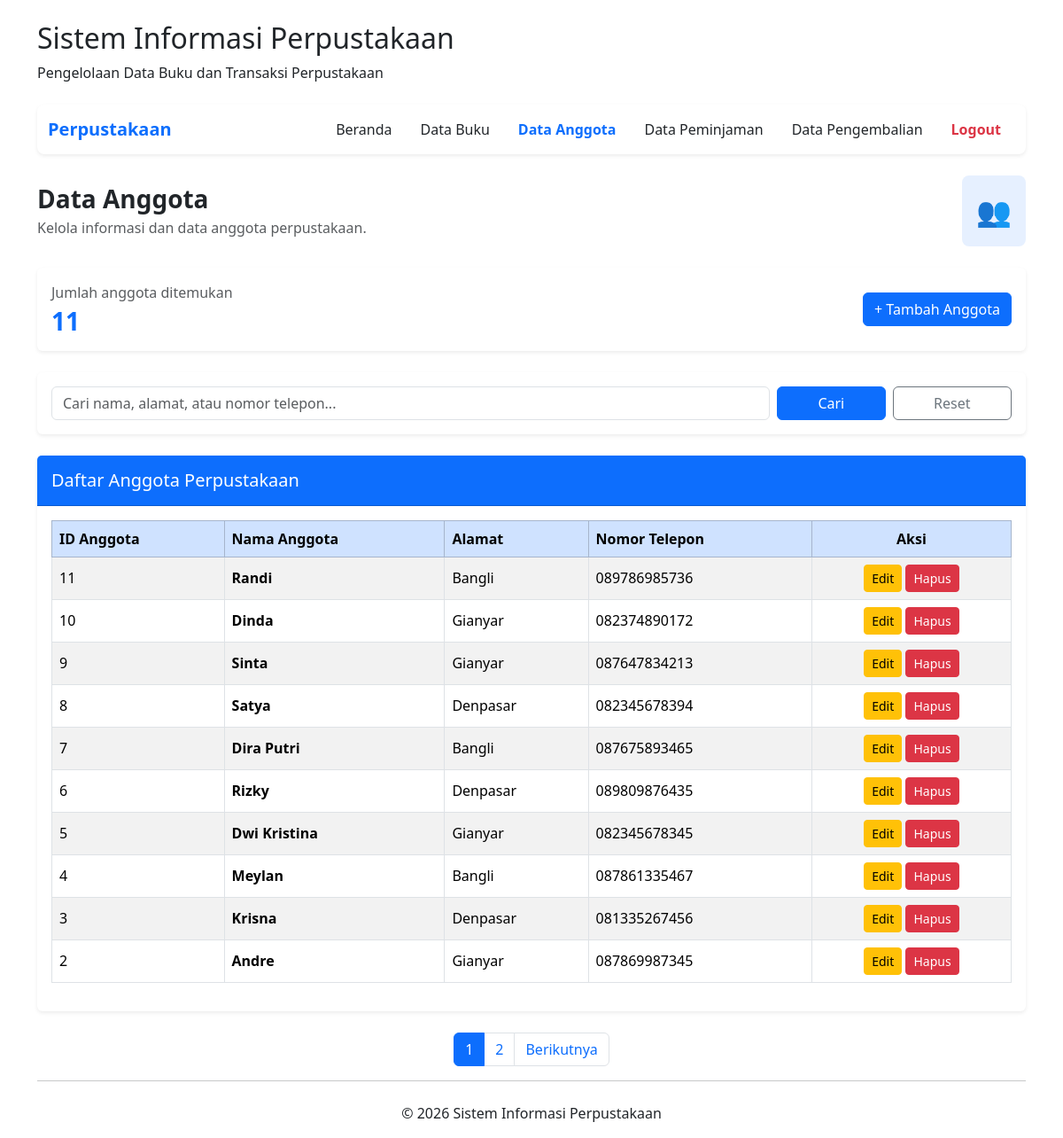
/index.php?action=anggota (signed in), run on the app's committed database.
### tables this page shows
CREATE TABLE `tb_anggota` (
  `id_anggota` int NOT NULL,
  `nama_anggota` varchar(100) NOT NULL,
  `alamat` text,
  `nomor_telepon` varchar(15) DEFAULT NULL
);

### App/Controllers/AnggotaController.php (called while the page is built, shortened)
<?php
require_once __DIR__ . '/../models/AnggotaModel.php';
class AnggotaController
{
    private $anggotaModel;
    public function __construct()
    {
        $this->anggotaModel = new AnggotaModel();
    }
    public function index()
    {
        $keyword = trim($_GET['keyword'] ?? '');
        $limit = 10;
        $halaman = filter_input(INPUT_GET, 'halaman', FILTER_VALIDATE_INT);
        if (!$halaman || $halaman < 1) {
            $halaman = 1;
        }
        $totalData = $this->anggotaModel->hitungTotalAnggota($keyword);
        $totalHalaman = max(1, (int) ceil($totalData / $limit));
        $halaman = min($halaman, $totalHalaman);
        $offset = ($halaman - 1) * $limit;
        $data = $this->anggotaModel->getAnggotaPagination(
            $keyword,
            $limit,
            $offset
        );
        require __DIR__ . '/../views/anggota.php';
    }
}

### App/Config/koneksi.php (called while the page is built)
<?php
class Database
{
    private $host = 'localhost';
    private $dbname = 'perpustakaan';
    private $username = 'root';
    private $password = '';
    public function getConnection()
    {
        try {
            $conn = new PDO(
                "mysql:host={$this->host};dbname={$this->dbname};charset=utf8mb4",
                $this->username,
                $this->password
            );
            $conn->setAttribute(
                PDO::ATTR_ERRMODE,
                PDO::ERRMODE_EXCEPTION
            );
            return $conn;
        } catch (PDOException $e) {
            die('Koneksi database gagal: ' . $e->getMessage());
        }
    }
}

### App/Models/AnggotaModel.php (called while the page is built, shortened)
<?php
require_once __DIR__ . '/../config/koneksi.php';
class AnggotaModel
{
    private $conn;
    public function __construct()
    {
        $database = new Database();
        $this->conn = $database->getConnection();
    }
    public function getAnggotaPagination($keyword, $limit, $offset)
    {
        $sql = "SELECT * FROM tb_anggota
                WHERE nama_anggota LIKE :keyword
                   OR alamat LIKE :keyword
                   OR nomor_telepon LIKE :keyword
                ORDER BY id_anggota DESC
                LIMIT :limit OFFSET :offset";
        $stmt = $this->conn->prepare($sql);
        $stmt->bindValue(':keyword', '%' . $keyword . '%', PDO::PARAM_STR);
        $stmt->bindValue(':limit', (int) $limit, PDO::PARAM_INT);
        $stmt->bindValue(':offset', (int) $offset, PDO::PARAM_INT);
        $stmt->execute();
        return $stmt->fetchAll(PDO::FETCH_ASSOC);
    }
    public function hitungTotalAnggota($keyword)
    {
        $sql = "SELECT COUNT(*) FROM tb_anggota
                WHERE nama_anggota LIKE :keyword
                   OR alamat LIKE :keyword
                   OR nomor_telepon LIKE :keyword";
        $stmt = $this->conn->prepare($sql);
        $stmt->execute([
            ':keyword' => '%' . $keyword . '%'
        ]);
        return $stmt->fetchColumn();
    }
}

### App/Views/anggota.php (the view, shortened to what this page needs)
<?php require __DIR__ . '/templates/header.php'; ?>
<?php require __DIR__ . '/templates/navbar.php'; ?>
<div class="d-flex justify-content-between align-items-center mb-4">
    <div>
        <h3 class="fw-bold mb-1">Data Anggota</h3>
        <p class="text-muted mb-0">
            Kelola informasi dan data anggota perpustakaan.
        </p>
    </div>
    <div class="bg-primary bg-opacity-10 text-primary rounded-3 p-3">
        <span class="fs-2">👥</span>
    </div>
</div>
<div class="card border-0 shadow-sm mb-4">
    <div class="card-body">
        <div class="d-flex justify-content-between align-items-center">
            <div>
                <p class="text-muted mb-1">Jumlah anggota ditemukan</p>
                <h3 class="fw-bold text-primary mb-0">
                    <?= (int) $totalData ?>
                </h3>
            </div>
            <a href="index.php?action=tambahAnggota"
               class="btn btn-primary">
                + Tambah Anggota
            </a>
        </div>
    </div>
</div>
<div class="card border-0 shadow-sm mb-4">
    <div class="card-body">
        <form action="index.php" method="GET">
            <div class="row g-2">
                <div class="col-md-9">
                    <input
                        type="text"
                        name="keyword"
                        class="form-control"
                        placeholder="Cari nama, alamat, atau nomor telepon..."
                        value="<?= htmlspecialchars($keyword) ?>"
                    >
                </div>
                <div class="col-md-3 d-flex gap-2">
                    <button type="submit"
                            class="btn btn-primary flex-fill">
                        Cari
                    </button>
                    <a href="index.php?action=anggota"
                       class="btn btn-outline-secondary flex-fill">
                        Reset
                    </a>
                </div>
            </div>
        </form>
    </div>
</div>
<div class="card border-0 shadow-sm mb-4">
    <div class="card-header bg-primary text-white py-3">
        <h5 class="mb-0">Daftar Anggota Perpustakaan</h5>
    </div>
    <div class="card-body">
        <div class="table-responsive">
            <table class="table table-bordered table-striped table-hover align-middle">
                <thead class="table-primary">
                    <tr>
                        <th>ID Anggota</th>
                        <th>Nama Anggota</th>
                        <th>Alamat</th>
                        <th>Nomor Telepon</th>
                        <th class="text-center">Aksi</th>
                    </tr>
                </thead>
                <tbody>
                    <?php if (!empty($data)) : ?>
                        <?php foreach ($data as $anggota) : ?>
                            <tr>
                                <td>
                                    <?= htmlspecialchars((string) $anggota['id_anggota']) ?>
                                </td>
                                <td class="fw-semibold">
                                    <?= htmlspecialchars($anggota['nama_anggota']) ?>
                                </td>
                                <td>
                                    <?= htmlspecialchars($anggota['alamat'] ?? '') ?>
                                </td>
                                <td>
                                    <?= htmlspecialchars($anggota['nomor_telepon'] ?? '') ?>
                                </td>
                                <td class="text-center">
                                    <a href="index.php?action=editAnggota&id=<?= (int) $anggota['id_anggota'] ?>"
                                       class="btn btn-sm btn-warning">
                                        Edit
                                    </a>
                                    <form action="index.php?action=hapusAnggota"
                                          method="POST"
                                          class="d-inline"
                                          onsubmit="return confirm('Yakin ingin menghapus anggota ini?')">
                                        <button type="submit"
                                                class="btn btn-sm btn-danger">
                                            Hapus
                                        </button>
                                    </form>
                                </td>
                            </tr>
                        <?php endforeach; ?>
                    <?php endif; ?>
                </tbody>
            </table>
        </div>
    </div>
</div>
<?php if ($totalHalaman > 1) : ?>
    <nav aria-label="Navigasi halaman">
        <ul class="pagination justify-content-center">
            <?php for ($i = 1; $i <= $totalHalaman; $i++) : ?>
                <li class="page-item <?= $i == $halaman ? 'active' : '' ?>">
                    <a class="page-link"
                       href="index.php?action=anggota&keyword=<?= urlencode($keyword) ?>&halaman=<?= $i ?>">
                        <?= $i ?>
                    </a>
                </li>
            <?php endfor; ?>
            <?php if ($halaman < $totalHalaman) : ?>
                <li class="page-item">
                    <a class="page-link"
                       href="index.php?action=anggota&keyword=<?= urlencode($keyword) ?>&halaman=<?= $halaman + 1 ?>">
                        Berikutnya
                    </a>
                </li>
            <?php endif; ?>
        </ul>
    </nav>
<?php endif; ?>
<?php require __DIR__ . '/templates/footer.php'; ?>

### data on the page
tb_anggota: id_anggota "11", nama_anggota "Randi", alamat "Bangli", nomor_telepon "089786985736"
tb_anggota: id_anggota "10", nama_anggota "Dinda", alamat "Gianyar", nomor_telepon "082374890172"
tb_anggota: id_anggota "9", nama_anggota "Sinta", alamat "Gianyar", nomor_telepon "087647834213"
tb_anggota: id_anggota "8", nama_anggota "Satya", alamat "Denpasar", nomor_telepon "082345678394"
tb_anggota: id_anggota "7", nama_anggota "Dira Putri", alamat "Bangli", nomor_telepon "087675893465"
tb_anggota: id_anggota "6", nama_anggota "Rizky", alamat "Denpasar", nomor_telepon "089809876435"
tb_anggota: id_anggota "5", nama_anggota "Dwi Kristina", alamat "Gianyar", nomor_telepon "082345678345"
tb_anggota: id_anggota "4", nama_anggota "Meylan", alamat "Bangli", nomor_telepon "087861335467"
tb_anggota: id_anggota "3", nama_anggota "Krisna", alamat "Denpasar", nomor_telepon "081335267456"
tb_anggota: id_anggota "2", nama_anggota "Andre", alamat "Gianyar", nomor_telepon "087869987345"

### other printed values
$totalData "11"
